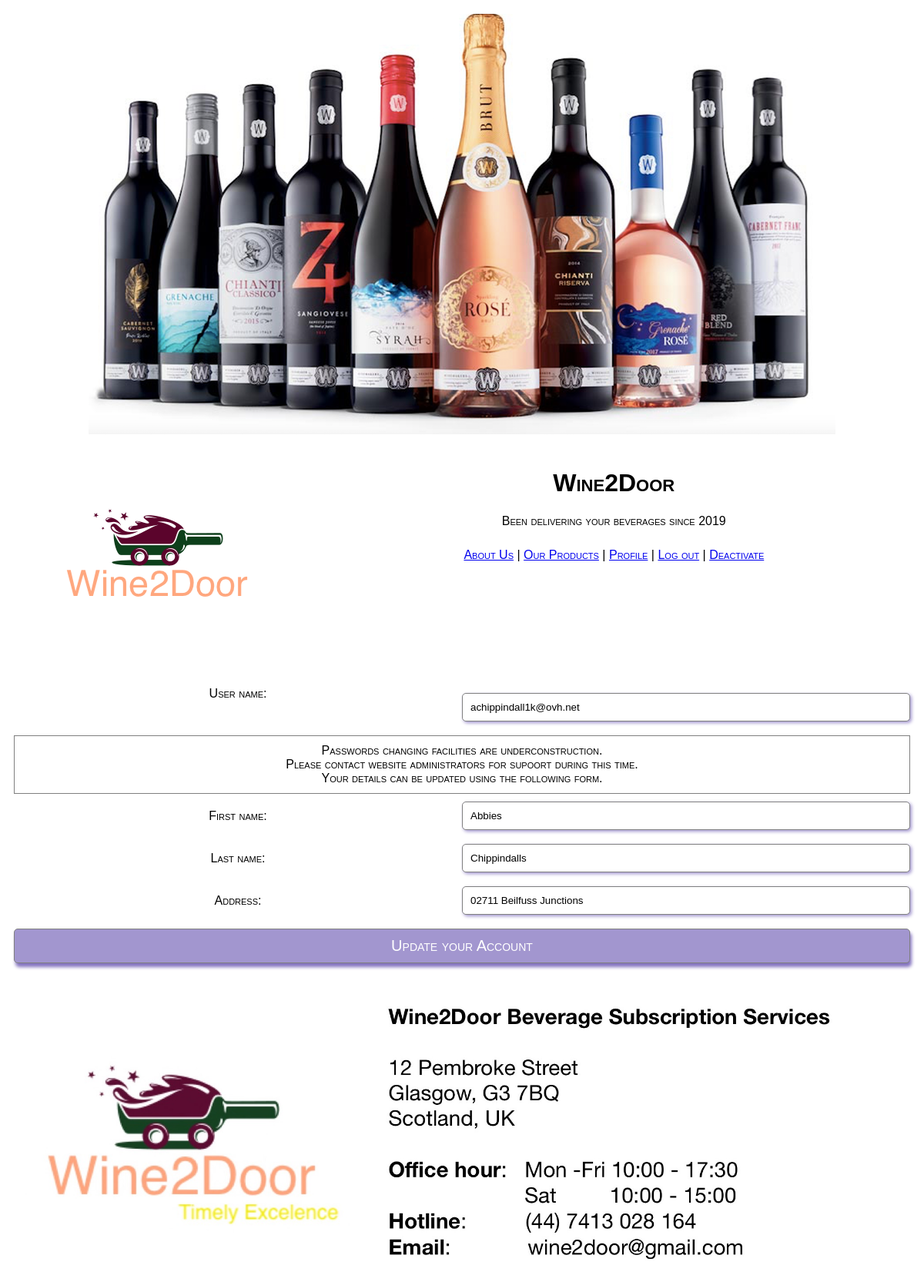
The page /profile.php (signed in) on the database its author committed.
### tables this page shows
CREATE TABLE `members` (
  `email` varchar(50) NOT NULL,
  `password` varchar(50) DEFAULT NULL,
  `first_name` varchar(50) DEFAULT 'User''s First Name',
  `last_name` varchar(50) DEFAULT 'User''s Last Name',
  `address` varchar(50) DEFAULT 'User''s Address'
);

### profile.php (the view, shortened to what this page needs)
<!DOCTYPE html>
<?php
$server = '40452569@wdd.napier.ac.uk';
$database = '40452569';
$username = '40452569';
$password = 'dUptbimB';
$connect = mysqli_connect($server, $username, $password, $database);
$userid = strtolower(test_input($_SESSION['username']));
$query = "select * from members where email='$userid'";
$result = mysqli_query($connect, $query);
$row = mysqli_fetch_assoc($result);
    function test_input($data)
    {
        $data = trim($data);
        $data = stripslashes($data);
        $data = htmlspecialchars($data);
        return $data;
    }
?>
<html>
<head>
<link rel="stylesheet" href="css\main.css" type="text/css">
</head>
<body>
	<div id="wrapper">
		<header>
			<div class="col-12">
				<a href="home.php"> <img id="logo" src="img/logo-banner.png"
					alt="Wine 2 Door Banner"></a>
			</div>
			<div class="row">
				<div class="col-m-4">
					<a href="home.php"> <img id="logo" src="img/logo-with-slogan.png"
						alt="Wine 2 Door"></a>
				</div>
				<div class="col-m-8">
					<h1>Wine2Door</h1>
					<p>Been delivering your beverages since 2019</p>
				</div>
				<nav>
					<a href="aboutus.php">About Us</a> | <a href="home.php">Our
						Products</a> | <?php if (!isset($_SESSION['username'])) {?> <a href="signin.php">Sign In</a> | <a
						href="registration.php">Register</a><?php }else{?> <a href="profile.php">Profile</a> | <a href="loggedout.php">Log out</a> | <a
						href="registration.php?removeID=<?php echo $_SESSION['username']; ?>" onClick="return confirm('Delete This account?')">Deactivate</a><?php }?>
				</nav>
			</div>
		</header>
		<div class="col-12 login">
			<div class="form">
				<form id="form-reg" action="<?php echo $_SERVER['PHP_SELF']; ?>"
					method="post">
					<label class="col-m-6 form-label" for="username">User name:</label>
					<br /> <input class="col-m-6 form-ctrl" type="text" name="username"
						id="username" size="30" maxlength="60" readonly="readonly" value="<?php echo $row[email];?>"/>
					<div class="col-m-12 form-ctrl">
						Passwords changing facilities are underconstruction. <br> Please
						contact website administrators for supoort during this time. <br />
						Your details can be updated using the following form. <br>
					</div>
					<label class="col-m-6 form-label" for="firstname">First name:</label>
					<br /> <input class="col-m-6 form-ctrl" type="text"
						name="firstname" id="firstname" size="30" maxlength="60" value="<?php echo $row[first_name];?>" />
					<label	class="col-m-6 form-label" for="lastname">Last name:</label>
					<br />
					<input class="col-m-6 form-ctrl" type="text" name="lastname"
						id="lastname" size="30" maxlength="60"
						value="<?php echo $row[last_name];?>" />
						<label
						class="col-m-6 form-label" for="address">Address:</label> <br /> <input
						class="col-m-6 form-ctrl" type="text" name="address" id="address"
						size="30" maxlength="60" value="<?php echo $row[address];?>" /> <br />
					<input class="col-m-12 form-ctrl" type="submit" name="update"
						value="Update your Account" onsubmit="return confirm('Are you sure ?')"/>
				</form>
			</div>
		</div>
		<footer>
			<br> <a href="home.php"> <img id="logo" src="img/logo-footer.jpg"
				alt="Wine 2 Door" width="100%">
			</a>
		</footer>
	</div>
</body>
</html>

### css/main.css (style rules this page uses)
* { box-sizing: border-box; }
#logo { max-width: 100%; }
header { padding: 0px; margin: 0px; text-align: center; }
nav { padding: 0px; margin: 0px; text-align: center; }
body { font-family: "Avant Garde", Avantgarde, "Century Gothic", CenturyGothic, "AppleGothic", sans-serif; font-variant: small-caps; color: black; font-size: 16px; }
[class*="col-"] { float: left; padding: 10px; }
.row::after { content: ""; clear: both; display: block; }
[class*="col-"] { width: 100%; }
@media only screen and (min-width: 550px) { .col-m-4 { width: 33.33%; } }
@media only screen and (min-width: 550px) { .col-m-6 { width: 50%; } }
@media only screen and (min-width: 550px) { .col-m-8 { width: 66.66%; } }
@media only screen and (min-width: 550px) { .col-m-12 { width: 100%; } }
@media only screen and (min-width: 1200px) { .col-12 { width: 100%; } }
.col-m-4 { position: relative; }
.col-m-6.form-label { text-decoration: none; align-content: center; margin-top:10px; text-align: center; }
.col-m-6.form-ctrl { border: 1px solid gray; padding: 10px; margin-top:10px; clear: right; }
.col-m-12.form-ctrl { text-decoration: none; align-content: center; text-align: center; content: ""; clear: both; border: 1px solid gray; margin-top:10px; padding: 10px; }
input { border-radius: 5px; margin: 2px 0 8px 0; padding: 4px; resize: none; box-shadow: 2px 2px 4px #a296cf; border: solid #d1cbe7 1px; }
input[type=submit] { background-color: #a296cf; border: solid #a296cf 1px; color:white; font-family: "Avant Garde", Avantgarde, "Century Gothic", CenturyGothic, "AppleGothic", sans-serif; font-variant: small-caps; width: 100%; padding: 5px; margin-top: -10px; box-shadow: 2px 5px 4px #8473bf; font-size: 20px; cursor: pointer; }

### rows shown on the page
members: username "achippindall1k@ovh.net", firstname "Abbies", lastname "Chippindalls", address "02711 Beilfuss Junctions"
